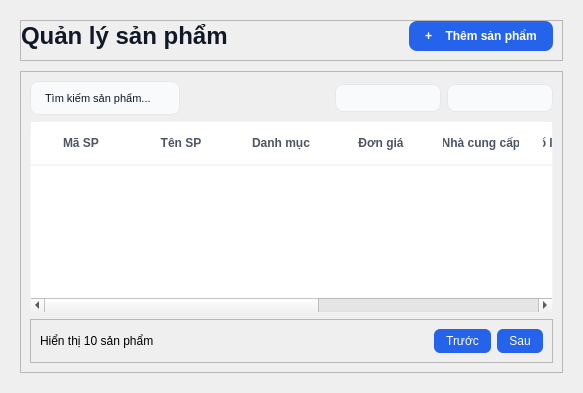
         <widget class="QWidget" name="pageSanPham">
          <property name="styleSheet">
           <string notr="true">/* Tiêu đề trang */
QLabel#lblTitleQuanLySP {
    font-size: 24px;
    font-weight: bold;
    color: #111827;
}

/* Nút Thêm sản phẩm màu xanh dương nổi bật */
QPushButton#btnThemSP {
    background-color: #2563eb;
    color: white;
    font-weight: bold;
    border-radius: 8px;
    padding: 8px 16px;
}

QPushButton#btnThemSP:hover {
    background-color: #1d4ed8;
}

/* Kiểu dáng cho các ô lọc ComboBox */
QComboBox {
    border: 1px solid #e5e7eb;
    border-radius: 6px;
    padding: 5px;
    background-color: #f9fafb;
}

/* Kiểu dáng Bảng sản phẩm sạch sẽ */
QTableWidget#tblDanhSachSP{
    background-color: white;
    border: 1px solid #f3f4f6;
    border-radius: 12px;
}

QHeaderView::section {
    background-color: white;
    padding: 12px;
    border: none;
    border-bottom: 2px solid #f3f4f6;
    font-weight: bold;
    color: #4b5563;
}

/* Nút phân trang xanh dương */
QPushButton#btnSau_2 {
    background-color: #2563eb;
    color: white;
    border-radius: 6px;
    padding: 5px 12px;
}

QPushButton#btnTruoc_2 {
    background-color: #2563eb;
    color: white;
    border-radius: 6px;
    padding: 5px 12px;
}

/* --- Ô TÌM KIẾM SẢN PHẨM --- */
QLineEdit {
    background-color: #f9fafb; /* Màu nền xám cực nhạt */
    border: 1px solid #e5e7eb; /* Viền xám mảnh */
    border-radius: 8px;        /* Bo góc 8px như Figma */
    padding: 8px 12px;         /* Khoảng cách chữ với viền */
    color: #111827;            /* Màu chữ đen đậm */
    font-size: 11px;
}

QLineEdit:focus {
    border: 2px solid #2563eb; /* Viền xanh dương khi click vào */
    background-color: white;   /* Đổi nền trắng khi nhập liệu */
}

/* --- 2 COMBO BOX (DANH MỤC &amp; NHÀ CUNG CẤP) --- */
QComboBox {
    background-color: #f9fafb;
    border: 1px solid #e5e7eb;
    border-radius: 8px;
    padding: 5px 15px;
    min-height: 13px;
    color: #4b5563;
}

QComboBox:hover {
    background-color: #f3f4f6; /* Đậm hơn một chút khi di chuột qua */
    border: 1px solid #d1d5db;
}

QComboBox::drop-down {
    border: none; /* Xóa viền của nút mũi tên */
    width: 30px;
}

/* Tùy chỉnh mũi tên xuống cho chuyên nghiệp */
QComboBox::down-arrow {
    image: none; /* Xóa icon mặc định */
    border-left: 5px solid transparent;
    border-right: 5px solid transparent;
    border-top: 5px solid #6b7280; /* Vẽ mũi tên tam giác màu xám */
    margin-right: 10px;
}

/* Kiểu dáng cho danh sách hiện ra khi click vào */
QComboBox QAbstractItemView {
    border: 1px solid #e5e7eb;
    border-radius: 8px;
    background-color: white;
    selection-background-color: #eff6ff; /* Màu xanh nhạt khi chọn dòng */
    selection-color: #2563eb;
    outline: none;
    padding: 5px;
}</string>
          </property>
          <layout class="QVBoxLayout" name="verticalLayout_13">
           <property name="spacing">
            <number>10</number>
           </property>
           <property name="leftMargin">
            <number>20</number>
           </property>
           <property name="topMargin">
            <number>20</number>
           </property>
           <property name="rightMargin">
            <number>20</number>
           </property>
           <property name="bottomMargin">
            <number>20</number>
           </property>
           <item>
            <widget class="QFrame" name="frTitleSP">
             <property name="frameShape">
              <enum>QFrame::StyledPanel</enum>
             </property>
             <property name="frameShadow">
              <enum>QFrame::Raised</enum>
             </property>
             <layout class="QHBoxLayout" name="horizontalLayout_7">
              <property name="leftMargin">
               <number>0</number>
              </property>
              <property name="topMargin">
               <number>0</number>
              </property>
              <item>
               <widget class="QLabel" name="lblTitleQuanLySP">
                <property name="text">
                 <string>Quản lý sản phẩm</string>
                </property>
               </widget>
              </item>
              <item>
               <spacer name="horizontalSpacer_5">
                <property name="orientation">
                 <enum>Qt::Horizontal</enum>
                </property>
                <property name="sizeHint" stdset="0">
                 <size>
                  <width>148</width>
                  <height>20</height>
                 </size>
                </property>
               </spacer>
              </item>
              <item>
               <widget class="QPushButton" name="btnThemSP">
                <property name="text">
                 <string>+    Thêm sản phẩm</string>
                </property>
               </widget>
              </item>
             </layout>
            </widget>
           </item>
           <item>
            <widget class="QFrame" name="frSanPham">
             <property name="frameShape">
              <enum>QFrame::StyledPanel</enum>
             </property>
             <property name="frameShadow">
              <enum>QFrame::Raised</enum>
             </property>
             <layout class="QVBoxLayout" name="verticalLayout_12">
              <item>
               <layout class="QHBoxLayout" name="horizontalLayout_5">
                <item>
                 <widget class="QLineEdit" name="txtTimSP_2">
                  <property name="text">
                   <string>Tìm kiếm sản phẩm...</string>
                  </property>
                 </widget>
                </item>
                <item>
                 <spacer name="horizontalSpacer_2">
                  <property name="orientation">
                   <enum>Qt::Horizontal</enum>
                  </property>
                  <property name="sizeHint" stdset="0">
                   <size>
                    <width>40</width>
                    <height>20</height>
                   </size>
                  </property>
                 </spacer>
                </item>
                <item>
                 <widget class="QComboBox" name="cbDanhMuc"/>
                </item>
                <item>
                 <widget class="QComboBox" name="cbNhaCungCap"/>
                </item>
               </layout>
              </item>
              <item>
               <widget class="QTableWidget" name="tblDanhSachSP">
                <property name="alternatingRowColors">
                 <bool>true</bool>
                </property>
                <property name="selectionBehavior">
                 <enum>QAbstractItemView::SelectRows</enum>
                </property>
                <property name="showGrid">
                 <bool>false</bool>
                </property>
                <attribute name="horizontalHeaderStretchLastSection">
                 <bool>true</bool>
                </attribute>
                <column>
                 <property name="text">
                  <string>Mã SP</string>
                 </property>
                </column>
                <column>
                 <property name="text">
                  <string>Tên SP</string>
                 </property>
                </column>
                <column>
                 <property name="text">
                  <string>Danh mục</string>
                 </property>
                </column>
                <column>
                 <property name="text">
                  <string>Đơn giá</string>
                 </property>
                </column>
                <column>
                 <property name="text">
                  <string>Nhà cung cấp</string>
                 </property>
                </column>
                <column>
                 <property name="text">
                  <string>Số lượng tồn kho</string>
                 </property>
                </column>
                <column>
                 <property name="text">
                  <string>Trạng thái</string>
                 </property>
                </column>
                <column>
                 <property name="text">
                  <string>Ngày nhập gần nhất</string>
                 </property>
                </column>
                <column>
                 <property name="text">
                  <string>Thao tác</string>
                 </property>
                </column>
               </widget>
              </item>
              <item>
               <widget class="QFrame" name="frPhanTrangSP">
                <property name="frameShape">
                 <enum>QFrame::StyledPanel</enum>
                </property>
                <property name="frameShadow">
                 <enum>QFrame::Raised</enum>
                </property>
                <layout class="QHBoxLayout" name="horizontalLayout_4">
                 <item>
                  <widget class="QLabel" name="lblHienThiSP">
                   <property name="text">
                    <string>Hiển thị 10 sản phẩm</string>
                   </property>
                  </widget>
                 </item>
                 <item>
                  <spacer name="horizontalSpacer_4">
                   <property name="orientation">
                    <enum>Qt::Horizontal</enum>
                   </property>
                   <property name="sizeHint" stdset="0">
                    <size>
                     <width>274</width>
                     <height>20</height>
                    </size>
                   </property>
                  </spacer>
                 </item>
                 <item>
                  <widget class="QPushButton" name="btnTruoc_2">
                   <property name="text">
                    <string>Trước</string>
                   </property>
                  </widget>
                 </item>
                 <item>
                  <widget class="QPushButton" name="btnSau_2">
                   <property name="text">
                    <string>Sau</string>
                   </property>
                  </widget>
                 </item>
                </layout>
               </widget>
              </item>
             </layout>
            </widget>
           </item>
          </layout>
         </widget>
